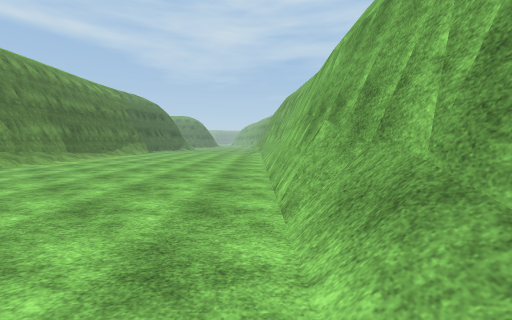
[1] (above)

19 first-person views from a walk through a Unity game level. The camera is 1.4 m above the floor, tilts 4° down and sees 90° across. The floor is counted in squares, 1.8 m on a side. Each view is taken from the middle of a square. On the plan, view 1 faces up. The plan holds only what a view shows up to about 10 squares ahead; the rest is blank. The place goes on beyond the plan. The player is left out. Some animated figures are not drawn. Surface patterns are stand-ins for the level's own textures.

[2]
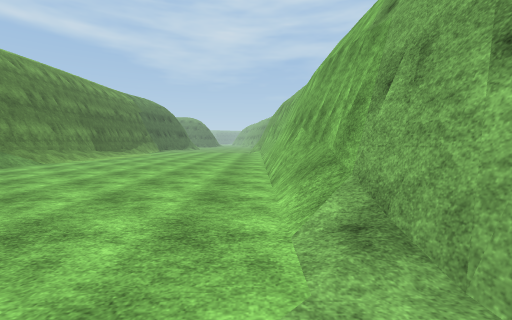

[3]
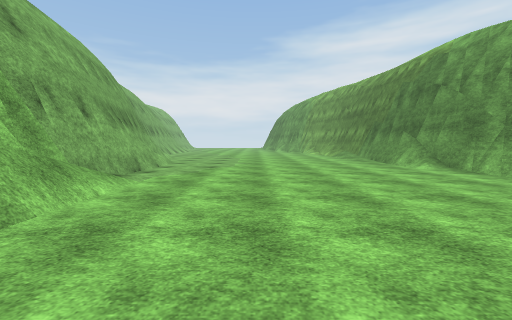

[4]
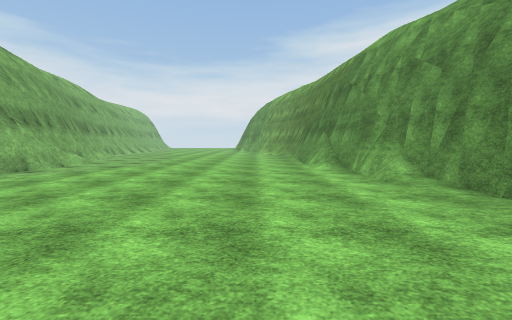

[5]
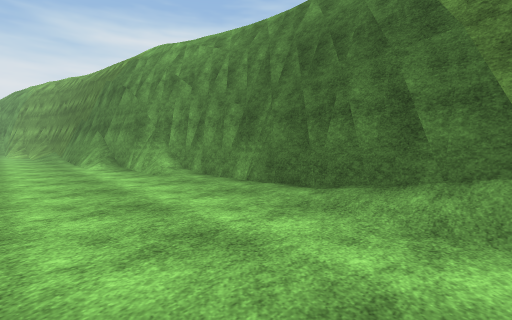

[6]
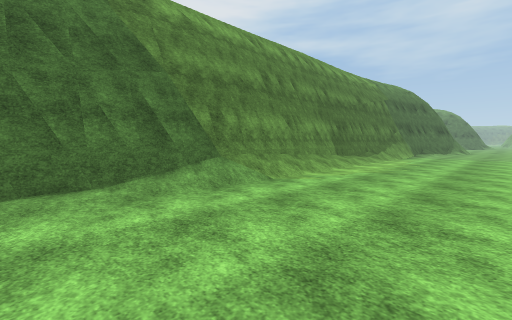

[7]
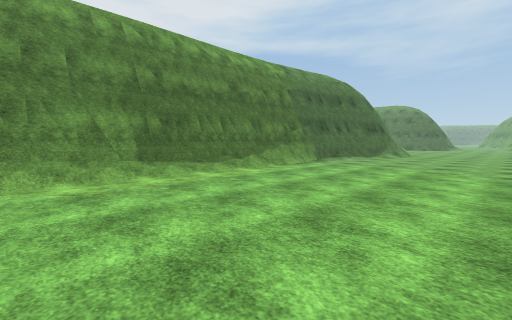

[8]
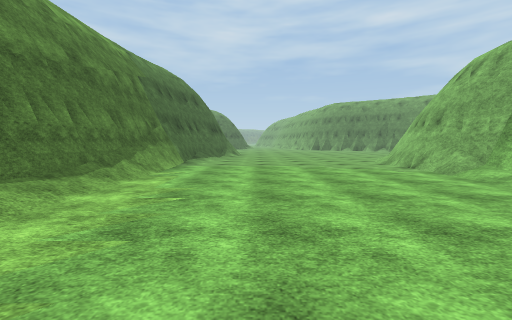

[9]
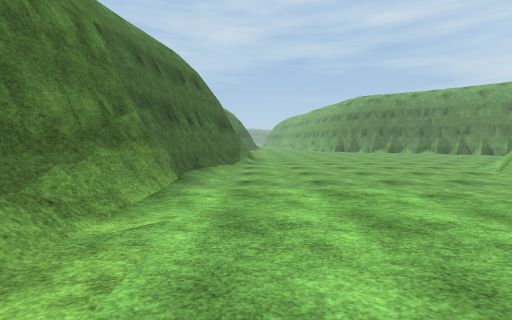

[10]
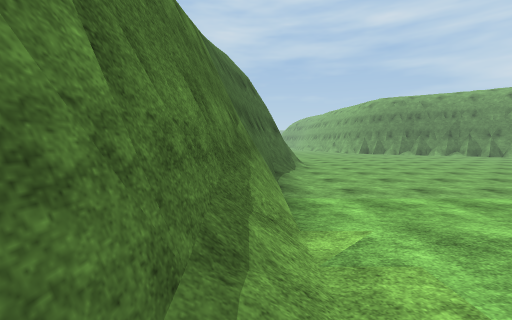

[11]
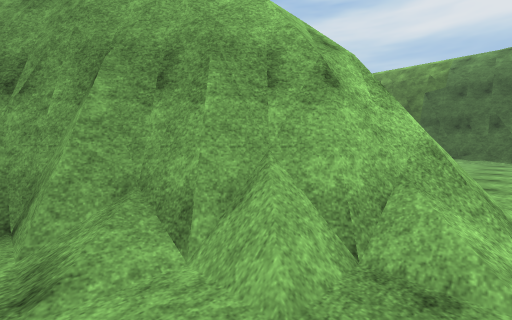

[12]
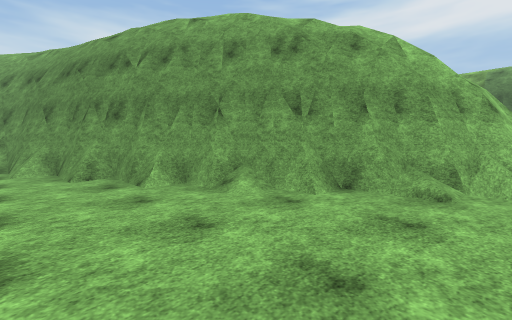

[13]
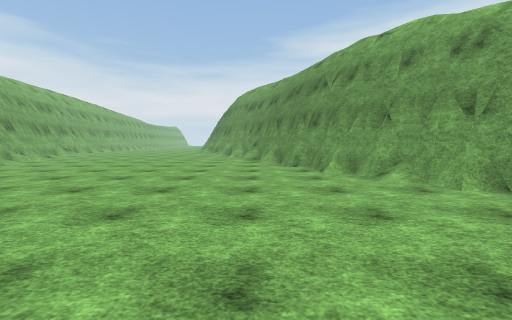

[14]
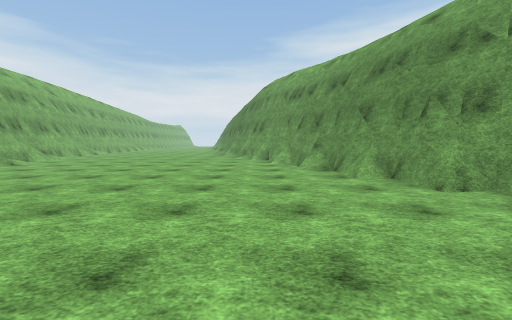

[15]
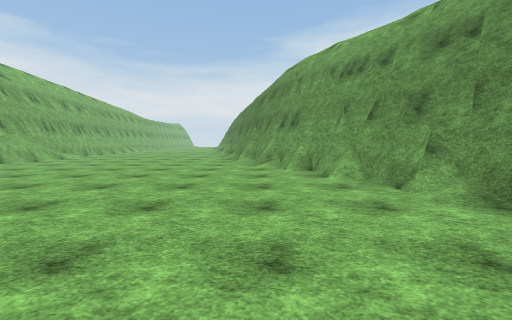

[16]
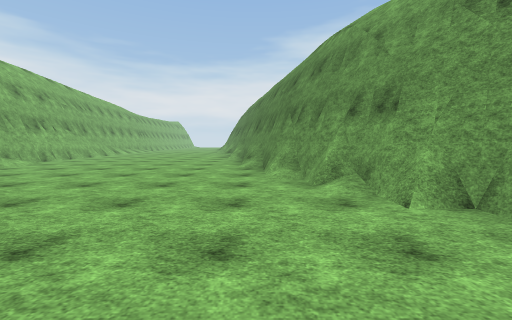

[17]
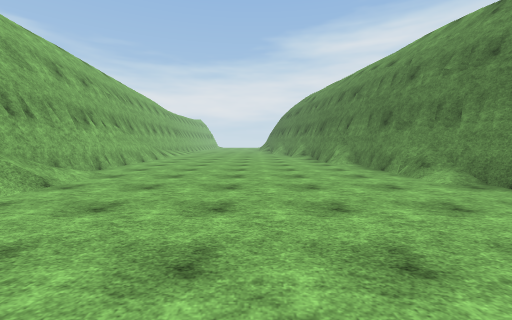

[18]
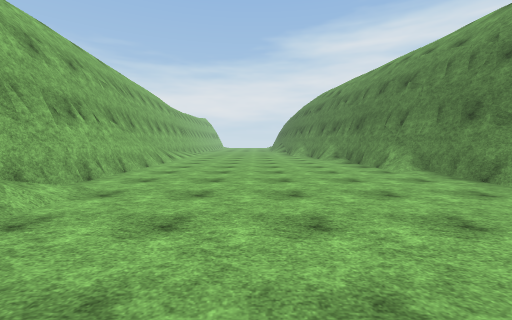

[19]
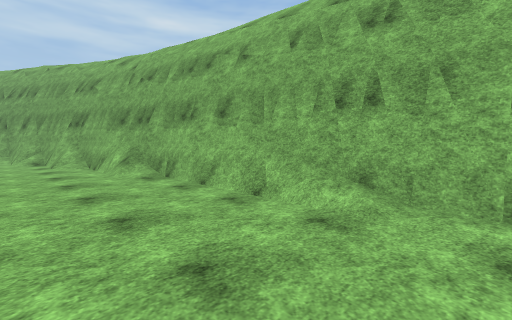

### Floor plan
Key: @ floor where view 1 was taken; # wall or solid block; . floor; / step, stairs or slope; = window, fence, low wall or low ledge.
Columns run from 9 left of view 1 to 22 right of it. Each row starts with its distance up from view 1.
 23   #.........
 22  ##.........      .
 21  ##........=/.. .....
 20  #/.......###/.......
 19  #/....../####/.......
 18  #.......##  ##........
 17  #.......##   #/........
 16 ##.......=#   ##.........
 15 #/......./#    ##.........
 14 #/......./      ##.........##
 13 #/.......       ##........./#
 12 #/......         #=.........#
 11 #/......         ##.........##
 10 #/........#      ##.........##
  9 #/........#       #..........#
  8 #/........#       ##.........##
  7 #/........#       ###......../#
  6 #/........#        ##......../#
  5 #/........#         ##........#
  4 #/........#         ##........##
  3 #.........#          #........=#
  2 #.........#          #/......./#
  1 #.........#          #/......./#
  0 #/.......@#          ##........#
 -1 ##........#           #........#
 -2  #........##          #/.......#
 -3  #/.......##          ##.......#
 -4  ##........#          ##.......#
 -5  ##........#           #.......#

Positions as (right, up) in squares from view 1, and headings:
1: (0, 0), facing up
2: (0, -2), facing up
3: (-2, 5), facing down
4: (-5, 5), facing down
5: (-5, 6), facing down-left
6: (-4, 3), facing up-left
7: (-2, 9), facing up-left
8: (-5, 9), facing up
9: (-6, 13), facing up
10: (-8, 13), facing up
11: (5, 21), facing down-left
12: (9, 20), facing down-left
13: (9, 22), facing down
14: (11, 18), facing down
15: (12, 14), facing down
16: (13, 10), facing down
17: (17, 7), facing down
18: (18, 5), facing down
19: (18, 0), facing up-right
